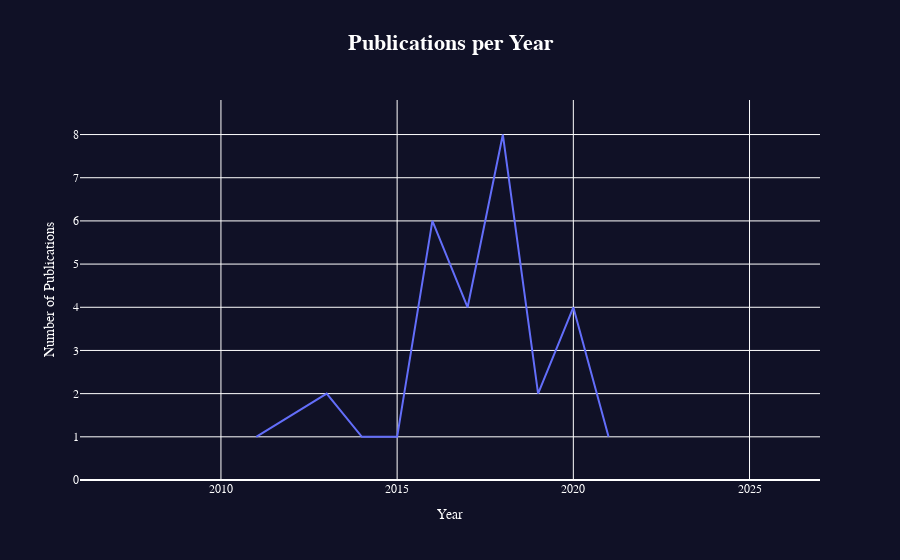

The notebook cell this image was saved under:
### Markdown cell above
#### Line charts

### Code cell
#results_df.groupby('year').count()['citationCount']
fig = px.line(results_df, x=results_df.groupby('year').count()['citationCount'].index,
              y=results_df.groupby('year').count()['citationCount'], title='Publications per year')
fig.update_layout(title = "<span style='font-size: 22px;'><b>Publications per Year<b></span>", title_x=0.5,
                    font=dict(
                              family="Courier New, monospace",
                              size=12,
                              color="white"
    ),
    paper_bgcolor = "#101126",
    plot_bgcolor = "#101126")
  
fig.update_traces(marker_color='#eda109')
fig.update_xaxes(title="Year", range= [results_df.year.min() - 5, date.today().year + 5])
fig.update_yaxes(title="Number of Publications", range= [0, 1.1* results_df.groupby('year').count()['citationCount'].max()])
fig.show()

### Figure 1 — Plotly figure (JSON) as saved in the notebook; plotly's stock layout.template omitted (floating-point values rounded to 4 significant figures)
{"data": [{"hovertemplate": "x=%{x}<br>y=%{y}<extra></extra>", "legendgroup": "", "line": {"color": "#636efa", "dash": "solid"}, "marker": {"color": "#eda109"}, "mode": "lines", "name": "", "orientation": "v", "showlegend": false, "type": "scatter", "x": [2011, 2013, 2014, 2015, 2016, 2017, 2018, 2019, 2020, 2021], "xaxis": "x", "y": [1, 2, 1, 1, 6, 4, 8, 2, 4, 1], "yaxis": "y"}], "layout": {"font": {"color": "white", "family": "Courier New, monospace", "size": 12}, "legend": {"tracegroupgap": 0}, "paper_bgcolor": "#101126", "plot_bgcolor": "#101126", "title": {"text": "<span style='font-size: 22px;'><b>Publications per Year<b></span>", "x": 0.5}, "xaxis": {"anchor": "y", "domain": [0, 1], "range": [2006, 2027], "title": {"text": "Year"}}, "yaxis": {"anchor": "x", "domain": [0, 1], "range": [0, 8.8], "title": {"text": "Number of Publications"}}}}
